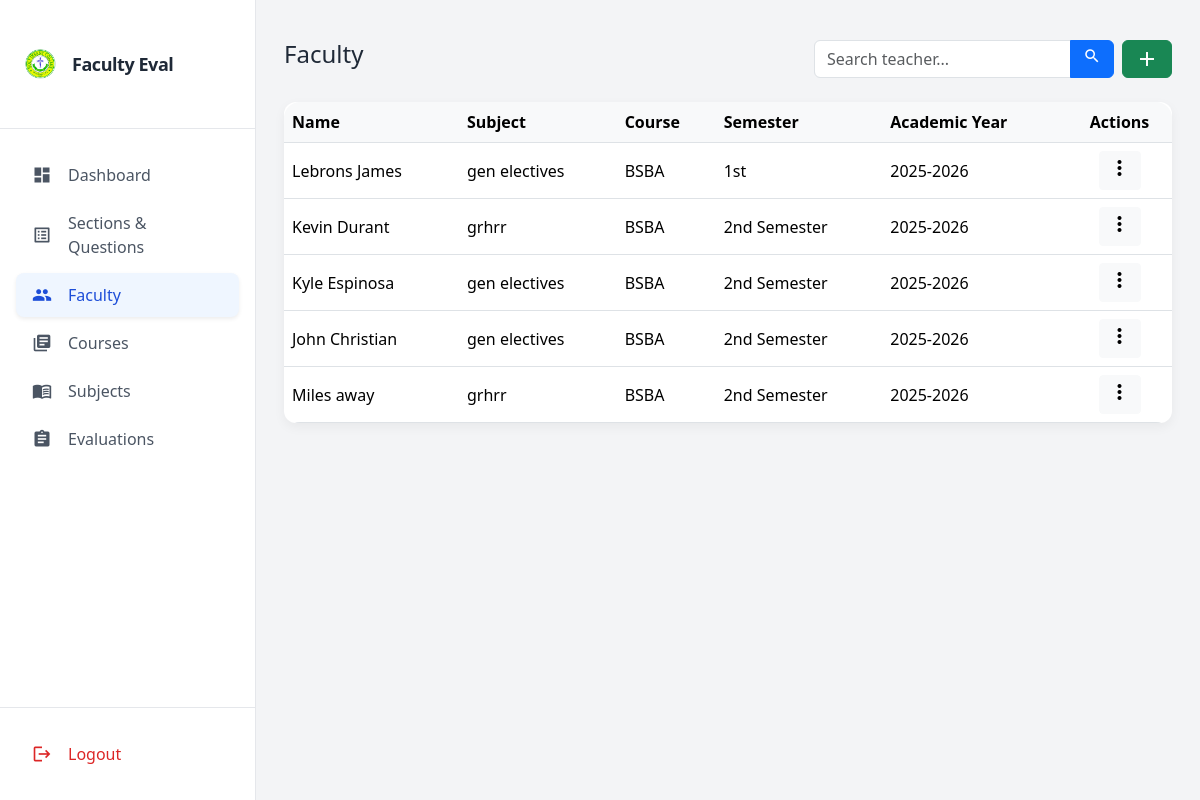
/teachers/ (signed in), run on the app's committed database.
### evaluation/models.py (models this page shows, shortened)
class Teacher(models.Model):
    first_name = models.CharField(max_length=50,null=True, blank=True)
    last_name = models.CharField(max_length=50,null=True, blank=True)
    course = models.ForeignKey(Course, on_delete=models.SET_NULL, null=True, blank=True)
    subject = models.ForeignKey(Subject, on_delete=models.SET_NULL, null=True, blank=True)
    semester = models.CharField(max_length=20)
    academic_year = models.CharField(max_length=20)

class Subject(models.Model):
    name = models.CharField(max_length=100)
    code = models.CharField(max_length=20, blank=True, null=True)

class Course(models.Model):
    name = models.CharField(max_length=100, unique=True)
    code = models.CharField(max_length=20, blank=True, null=True)

### evaluation/views.py (the view, shortened to what this page needs)
# urls.py: path('teachers/', views.teachers_list, name='teachers_list'),
@login_required(login_url='admin_login')
def teachers_list(request):
    query = request.GET.get('q')
    teachers = Teacher.objects.select_related('subject', 'course').all()
    subjects = Subject.objects.all()
    courses = Course.objects.all()
    context = {
        'teachers': teachers,
        'subjects': subjects,
        'courses': courses,
    }
    return render(request, 'admins/teachers.html', context)

### templates/admins/teachers.html (shortened to what this page needs)
{% extends 'admins/base.html' %}
{% block extra_head %}
<link href="https://cdn.jsdelivr.net/npm/bootstrap@5.3.2/dist/css/bootstrap.min.css" rel="stylesheet">
{% endblock %}
{% block content %}
<div class="container-fluid py-4">
    <div class="d-flex flex-column flex-md-row justify-content-between gap-3 mb-4">
        <h2 class="h4 mb-0">Faculty</h2>
        <div class="d-flex gap-2 align-items-center">
        <form method="GET" class="flex-grow-1">
            <div class="input-group">
                <input
                    type="text"
                    name="q"
                    value="{{ request.GET.q }}"
                    class="form-control"
                    placeholder="Search teacher..."
                >
                <button class="btn btn-primary" type="submit">
                    <span class="material-icons" style="font-size:18px;">search</span>
                </button>
            </div>
        </form>
        <button class="btn btn-success d-flex align-items-center"
            data-bs-toggle="modal"
            data-bs-target="#addTeacherModal">
            <span class="material-icons">add</span>
        </button>
    </div>
</div>
<div class="dashboard-card p-0 d-none d-md-block">
    <div class="table-responsive rounded-2xl">
        <table class="table table-hover align-middle mb-0 text-nowrap">
            <thead>
                <tr>
                    <th>Name</th>
                    <th>Subject</th>
                    <th>Course</th>
                    <th>Semester</th>
                    <th>Academic Year</th>
                    <th class="text-center">Actions</th>
                </tr>
            </thead>
            <tbody>
            {% for teacher in teachers %}
                <tr>
                    <td>{{ teacher.first_name }} {{ teacher.last_name }}</td>
                    <td>{{ teacher.subject.name }}</td>
                    <td>{{ teacher.course.name }}</td>
                    <td>{{ teacher.semester }}</td>
                    <td>{{ teacher.academic_year }}</td>
                    <td class="text-center">
                        <div class="dropdown" data-bs-display="static">
                            <button class="btn btn-sm btn-light" data-bs-toggle="dropdown" data-bs-display="static">
                                <span class="material-icons">more_vert</span>
                            </button>
                        </div>
                    </td>
                </tr>
            {% endfor %}
            </tbody>
        </table>
    </div>
</div>
</div>
{% endblock %}

### templates/admins/teachers.html (style rules this page uses)
body { background-color: #f4f6f9; }
.dashboard-card { background: #fff; border-radius: .75rem; box-shadow: 0 4px 12px rgba(0,0,0,.05); }
.table thead th { background: #f8f9fa; font-weight: 600; }

### data on the page
Teacher: first_name "Lebrons", last_name "James", subject.name "gen electives", course.name "BSBA", semester "1st", academic_year "2025-2026"
Teacher: first_name "Kevin", last_name "Durant", subject.name "grhrr", course.name "BSBA", semester "2nd Semester", academic_year "2025-2026"
Teacher: first_name "Kyle", last_name "Espinosa", subject.name "gen electives", course.name "BSBA", semester "2nd Semester", academic_year "2025-2026"
Teacher: first_name "John", last_name "Christian", subject.name "gen electives", course.name "BSBA", semester "2nd Semester", academic_year "2025-2026"
Teacher: first_name "Miles", last_name "away", subject.name "grhrr", course.name "BSBA", semester "2nd Semester", academic_year "2025-2026"
